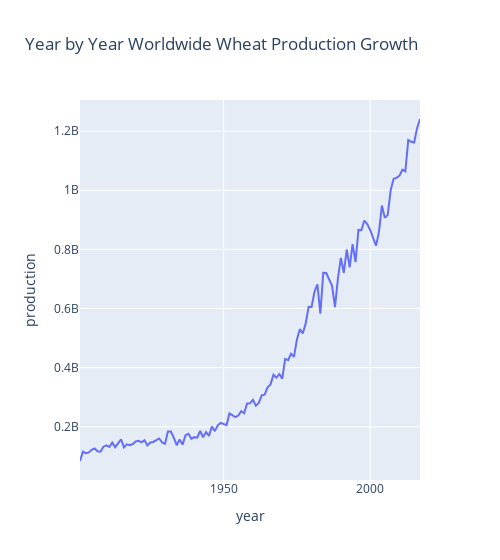

This figure's notebook cell:
### Markdown cell above
##### Now, let's explore wheat production growth all over the world.

### Code cell
# Filter for years from 1901 to 2017
df_wheat_year = crop_data[(crop_data["year"] >= 1901) & (crop_data["year"] <= 2017)]

# Group by year and summing up the production
df_wheat_year = df_wheat_year.groupby('year', as_index=False).sum()

# Plotting the line plot
fig = px.line(
    df_wheat_year, 
    x="year", 
    y="production", 
    title="Year by Year Worldwide Wheat Production Growth",
    width=500)

fig.show()
